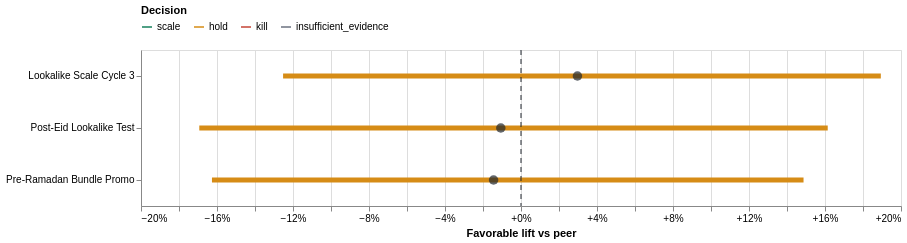

This figure's notebook cell:
### Markdown cell above
## 7. Probability Better And The Funding Decision

For each scored campaign, the engine creates 5,000 plausible campaign rates and 5,000
plausible peer rates. `probability_better` is the fraction where favorable lift is
above zero.

```text
higher-is-better lift = campaign draw - benchmark draw
lower-is-better lift  = benchmark draw - campaign draw

SCALE: lift low > 0
KILL:  lift high < 0
HOLD:  lift range crosses 0
```

Probability better supports interpretation and the two-factor budget priority. The complete lift
range, not the probability alone, controls the statistical decision. A provisional
fallback can still calculate a statistical direction, but its final funding action is
always capped at `KEEP_AS_TEST`.

### Code cell
decision_table = campaigns[[
    "campaign_name", "raw_rate", "corrected_rate", "benchmark",
    "benchmark_scope", "benchmark_quality", "portfolio_context_benchmark",
    "expected_lift", "lift_low", "lift_high", "probability_better",
    "statistical_decision", "recommended_action",
]].rename(columns={
    "campaign_name": "Campaign", "raw_rate": "Raw rate",
    "corrected_rate": "Corrected rate", "benchmark": "Benchmark",
    "benchmark_scope": "Benchmark source",
    "benchmark_quality": "Benchmark quality",
    "portfolio_context_benchmark": "Portfolio context",
    "expected_lift": "Expected lift", "lift_low": "Lift low",
    "lift_high": "Lift high", "probability_better": "Probability better",
    "statistical_decision": "Statistical decision",
    "recommended_action": "Final action",
})
display(decision_table.style.format({
    "Raw rate": "{:.2%}", "Corrected rate": "{:.2%}",
    "Benchmark": "{:.2%}", "Expected lift": "{:+.2%}",
    "Lift low": "{:+.2%}", "Lift high": "{:+.2%}",
    "Probability better": "{:.2%}", "Portfolio context": "{:.2%}",
}, na_rep="Not available"))

lift_data = campaigns.dropna(subset=["lift_low", "lift_high"]).copy()
if not lift_data.empty:
    lift_ranges = alt.Chart(lift_data).mark_rule(strokeWidth=5).encode(
        y=alt.Y("campaign_name:N", sort="-x", title=None),
        x=alt.X("lift_low:Q", title="Favorable lift vs peer", axis=alt.Axis(format="+.0%")),
        x2="lift_high:Q",
        color=alt.Color(
            "statistical_decision:N",
            scale=alt.Scale(
                domain=list(DECISION_COLORS), range=list(DECISION_COLORS.values())
            ),
            legend=alt.Legend(orient="top", title="Decision"),
        ),
        tooltip=[
            alt.Tooltip("campaign_name:N", title="Campaign"),
            alt.Tooltip("lift_low:Q", format="+.2%"),
            alt.Tooltip("expected_lift:Q", format="+.2%"),
            alt.Tooltip("lift_high:Q", format="+.2%"),
            alt.Tooltip("probability_better:Q", format=".2%"),
        ],
    )
    expected = alt.Chart(lift_data).mark_point(
        filled=True, color="#20262e", size=90
    ).encode(y=alt.Y("campaign_name:N", sort="-x"), x="expected_lift:Q")
    zero = alt.Chart(pd.DataFrame({"zero": [0]})).mark_rule(
        strokeDash=[5, 4], color="#20262e"
    ).encode(x="zero:Q")
    display((lift_ranges + expected + zero).properties(
        width=760, height=max(140, len(lift_data) * 52)
    ))

### Figure 1 — Vega-Lite specification as saved in the notebook (floating-point values rounded to 4 significant figures)
{"config": {"view": {"continuousWidth": 300, "continuousHeight": 300}}, "layer": [{"mark": {"type": "rule", "strokeWidth": 5}, "encoding": {"color": {"field": "statistical_decision", "legend": {"orient": "top", "title": "Decision"}, "scale": {"domain": ["scale", "hold", "kill", "insufficient_evidence"], "range": ["#16815d", "#d68c16", "#c44536", "#6b7280"]}, "type": "nominal"}, "tooltip": [{"field": "campaign_name", "title": "Campaign", "type": "nominal"}, {"field": "lift_low", "format": "+.2%", "type": "quantitative"}, {"field": "expected_lift", "format": "+.2%", "type": "quantitative"}, {"field": "lift_high", "format": "+.2%", "type": "quantitative"}, {"field": "probability_better", "format": ".2%", "type": "quantitative"}], "x": {"axis": {"format": "+.0%"}, "field": "lift_low", "title": "Favorable lift vs peer", "type": "quantitative"}, "x2": {"field": "lift_high"}, "y": {"field": "campaign_name", "sort": "-x", "title": null, "type": "nominal"}}}, {"mark": {"type": "point", "color": "#20262e", "filled": true, "size": 90}, "encoding": {"x": {"field": "expected_lift", "type": "quantitative"}, "y": {"field": "campaign_name", "sort": "-x", "type": "nominal"}}}, {"data": {"name": "data-42990c68f268a11fa16682fcd3437a6f"}, "mark": {"type": "rule", "color": "#20262e", "strokeDash": [5, 4]}, "encoding": {"x": {"field": "zero", "type": "quantitative"}}}], "data": {"name": "data-fcb96464071e7078c57cb8ea0c65d3e6"}, "height": 156, "width": 760, "$schema": "https://vega.github.io/schema/vega-lite/v5.20.1.json", "datasets": {"data-fcb96464071e7078c57cb8ea0c65d3e6": [{"campaign_id": "120209876543220003", "campaign_name": "Pre-Ramadan Bundle Promo", "objective": "OUTCOME_LEADS", "entity_status": "COMPLETED", "start_date": "2026-02-01T00:00:00", "end_date": "2026-02-27T00:00:00", "entity_id": "120209876543220003", "entity_name": "Pre-Ramadan Bundle Promo", "parent_entity_id": null, "entity_level": "campaign", "media_start": "2026-02-01T00:00:00", "media_end": "2026-02-27T00:00:00", "active_days": 27, "impressions": 2872008, "link_clicks": 38499, "spend": 13960.0, "invalid_reach_rows": 6, "observed_conversations": 46, "mature_conversations": 43, "unresolved_conversations": 3, "unique_customers": 46, "mature_orders_created": 31, "delivered_orders": 21, "net_revenue": 28900.0, "mature_unique_customers": 43, "delivered_customers": 21, "semantic_conversations": 46, "high_purchase_intent_rate": 0.7391, "price_blocking_rate": 0.04545, "barrier_resolution_rate": 0.5357, "ad_alignment_rate": 0.6522, "agent_helpful_rate": 1.0, "next_step_agreement_rate": 0.7727, "next_step_order_progression_rate": 0.9412, "top_customer_need": "Buy the bundle with orange blossom 500g replaced by sidr 250g, add an extra 250g sidr, and confirm batch dates", "top_barrier": "product_fit", "top_value_driver": "price", "running_days": 27, "link_ctr": 0.0134, "cpm": 4.86, "cpc": 0.3626, "order_creation_rate": 0.7209, "customer_delivered_rate": 0.4884, "cost_per_created_order": 450.3, "net_roas": 2.071, "semantic_coverage_rate": 1.0, "score_metric": "order_creation_rate", "score_numerator": "mature_orders_created", "score_denominator": "mature_conversations", "score_direction": "higher", "score_successes": 31.0, "score_trials": 43.0, "raw_rate": 0.7209, "corrected_rate": 0.7369, "range_low": 0.6422, "range_high": 0.8237, "benchmark": 0.7529, "benchmark_peer_count": 2, "same_objective_peer_count": 2, "benchmark_scope": "same_objective", "benchmark_quality": "decision_grade", "portfolio_context_benchmark": 0.7664, "portfolio_context_peer_count": 11, "expected_lift": -0.01443, "lift_low": -0.1627, "lift_high": 0.1487, "probability_better": 0.4204, "statistical_decision": "hold", "evidence_status": "sufficient", "efficiency_metric": "cost_per_created_order", "efficiency_direction": "lower", "efficiency_value": 450.3, "efficiency_benchmark": 684.8, "efficiency_peer_count": 2, "efficiency_comparison": "better_than_peer", "recommended_action": "keep_as_test", "reason_codes": ["PRIMARY_LIFT_RANGE_CROSSES_ZERO"], "semantic_score": {"metric": "qualified_conversation", "definition": "Commercial inquiry with medium/high specificity and medium/high purchase intent.", "unit": "earliest_mature_conversation_per_customer", "eligible_customers": 43, "successes": 34, "trials": 43, "unknown_customers": 0, "missing_customers": 0, "raw_rate": 0.7907, "corrected_rate": 0.7912, "range_low": 0.6981, "range_high": 0.8715, "prior_alpha": 32.85, "prior_beta": 8.646, "posterior_alpha": 66.85, "posterior_beta": 17.65, "prior_source": "same_objective_empirical", "benchmark": 0.7917, "peer_count": 2, "lift_low": -0.1407, "lift_high": 0.1576, "probability_better": 0.4782, "status": "neutral", "evidence_status": "sufficient", "validation_status": "automated_labels_unreviewed"}}, {"campaign_id": "120209876543220008", "campaign_name": "Post-Eid Lookalike Test", "objective": "OUTCOME_LEADS", "entity_status": "COMPLETED", "start_date": "2026-04-05T00:00:00", "end_date": "2026-04-28T00:00:00", "entity_id": "120209876543220008", "entity_name": "Post-Eid Lookalike Test", "parent_entity_id": null, "entity_level": "campaign", "media_start": "2026-04-05T00:00:00", "media_end": "2026-04-28T00:00:00", "active_days": 24, "impressions": 1863544, "link_clicks": 16397, "spend": 7762.0, "invalid_reach_rows": 5, "observed_conversations": 63, "mature_conversations": 52, "unresolved_conversations": 11, "unique_customers": 63, "mature_orders_created": 38, "delivered_orders": 27, "net_revenue": 42140.0, "mature_unique_customers": 52, "delivered_customers": 27, "semantic_conversations": 62, "high_purchase_intent_rate": 0.75, "price_blocking_rate": 0.03448, "barrier_resolution_rate": 0.48, "ad_alignment_rate": 0.4918, "agent_helpful_rate": 1.0, "next_step_agreement_rate": 0.6333, "next_step_order_progression_rate": 0.8421, "top_customer_need": "معلومات تفصيلية وقصص المنتج (مثل مصدر العسل وطريقة تحميص البن) لاختيار هدايا", "top_barrier": "price", "top_value_driver": "gifting", "running_days": 24, "link_ctr": 0.008799, "cpm": 4.165, "cpc": 0.4734, "order_creation_rate": 0.7308, "customer_delivered_rate": 0.5192, "cost_per_created_order": 204.3, "net_roas": 5.43, "semantic_coverage_rate": 0.9841, "score_metric": "order_creation_rate", "score_numerator": "mature_orders_created", "score_denominator": "mature_conversations", "score_direction": "higher", "score_successes": 38.0, "score_trials": 52.0, "raw_rate": 0.7308, "corrected_rate": 0.739, "range_low": 0.6456, "range_high": 0.8223, "benchmark": 0.75, "benchmark_peer_count": 2, "same_objective_peer_count": 2, "benchmark_scope": "same_objective", "benchmark_quality": "decision_grade", "portfolio_context_benchmark": 0.7662, "portfolio_context_peer_count": 11, "expected_lift": -0.01062, "lift_low": -0.1693, "lift_high": 0.1614, "probability_better": 0.4354, "statistical_decision": "hold", "evidence_status": "sufficient", "efficiency_metric": "cost_per_created_order", "efficiency_direction": "lower", "efficiency_value": 204.3, "efficiency_benchmark": 807.8, "efficiency_peer_count": 2, "efficiency_comparison": "better_than_peer", "recommended_action": "keep_as_test", "reason_codes": ["PRIMARY_LIFT_RANGE_CROSSES_ZERO"], "semantic_score": {"metric": "qualified_conversation", "definition": "Commercial inquiry with medium/high specificity and medium/high purchase intent.", "unit": "earliest_mature_conversation_per_customer", "eligible_customers": 52, "successes": 39, "trials": 49, "unknown_customers": 2, "missing_customers": 1, "raw_rate": 0.7959, "corrected_rate": 0.7926, "range_low": 0.7008, "range_high": 0.8713, "prior_alpha": 30.36, "prior_beta": 8.144, "posterior_alpha": 69.36, "posterior_beta": 18.14, "prior_source": "same_objective_empirical", "benchmark": 0.7885, "peer_count": 2, "lift_low": -0.1438, "lift_high": 0.1622, "probability_better": 0.5004, "status": "neutral", "evidence_status": "sufficient", "validation_status": "automated_labels_unreviewed"}}, {"campaign_id": "120209876543220010", "campaign_name": "Lookalike Scale Cycle 3", "objective": "OUTCOME_LEADS", "entity_status": "COMPLETED", "start_date": "2026-04-29T00:00:00", "end_date": "2026-06-15T00:00:00", "entity_id": "120209876543220010", "entity_name": "Lookalike Scale Cycle 3", "parent_entity_id": null, "entity_level": "campaign", "media_start": "2026-04-29T00:00:00", "media_end": "2026-06-15T00:00:00", "active_days": 48, "impressions": 6206354, "link_clicks": 70189, "spend": 31470.0, "invalid_reach_rows": 9, "observed_conversations": 36, "mature_conversations": 34, "unresolved_conversations": 2, "unique_customers": 36, "mature_orders_created": 27, "delivered_orders": 23, "net_revenue": 37940.0, "mature_unique_customers": 34, "delivered_customers": 23, "semantic_conversations": 36, "high_purchase_intent_rate": 0.75, "price_blocking_rate": 0.0, "barrier_resolution_rate": 0.4167, "ad_alignment_rate": 0.3056, "agent_helpful_rate": 1.0, "next_step_agreement_rate": 0.6765, "next_step_order_progression_rate": 0.9565, "top_customer_need": "العميل يسأل عن سعر المنتج.", "top_barrier": "product_quality", "top_value_driver": "price", "running_days": 48, "link_ctr": 0.01131, "cpm": 5.07, "cpc": 0.4483, "order_creation_rate": 0.7941, "customer_delivered_rate": 0.6765, "cost_per_created_order": 1165.0, "net_roas": 1.206, "semantic_coverage_rate": 1.0, "score_metric": "order_creation_rate", "score_numerator": "mature_orders_created", "score_denominator": "mature_conversations", "score_direction": "higher", "score_successes": 27.0, "score_trials": 34.0, "raw_rate": 0.7941, "corrected_rate": 0.7532, "range_low": 0.6526, "range_high": 0.8397, "benchmark": 0.724, "benchmark_peer_count": 2, "same_objective_peer_count": 2, "benchmark_scope": "same_objective", "benchmark_quality": "decision_grade", "portfolio_context_benchmark": 0.7611, "portfolio_context_peer_count": 11, "expected_lift": 0.0297, "lift_low": -0.1252, "lift_high": 0.1894, "probability_better": 0.634, "statistical_decision": "hold", "evidence_status": "sufficient", "efficiency_metric": "cost_per_created_order", "efficiency_direction": "lower", "efficiency_value": 1165.0, "efficiency_benchmark": 327.3, "efficiency_peer_count": 2, "efficiency_comparison": "worse_than_peer", "recommended_action": "keep_as_test", "reason_codes": ["PRIMARY_LIFT_RANGE_CROSSES_ZERO"], "semantic_score": {"metric": "qualified_conversation", "definition": "Commercial inquiry with medium/high specificity and medium/high purchase intent.", "unit": "earliest_mature_conversation_per_customer", "eligible_customers": 34, "successes": 27, "trials": 34, "unknown_customers": 0, "missing_customers": 0, "raw_rate": 0.7941, "corrected_rate": 0.7919, "range_low": 0.6964, "range_high": 0.8747, "prior_alpha": 36.35, "prior_beta": 9.645, "posterior_alpha": 63.35, "posterior_beta": 16.65, "prior_source": "same_objective_empirical", "benchmark": 0.7903, "peer_count": 2, "lift_low": -0.1396, "lift_high": 0.1508, "probability_better": 0.4934, "status": "neutral", "evidence_status": "sufficient", "validation_status": "automated_labels_unreviewed"}}], "data-42990c68f268a11fa16682fcd3437a6f": [{"zero": 0}]}}
